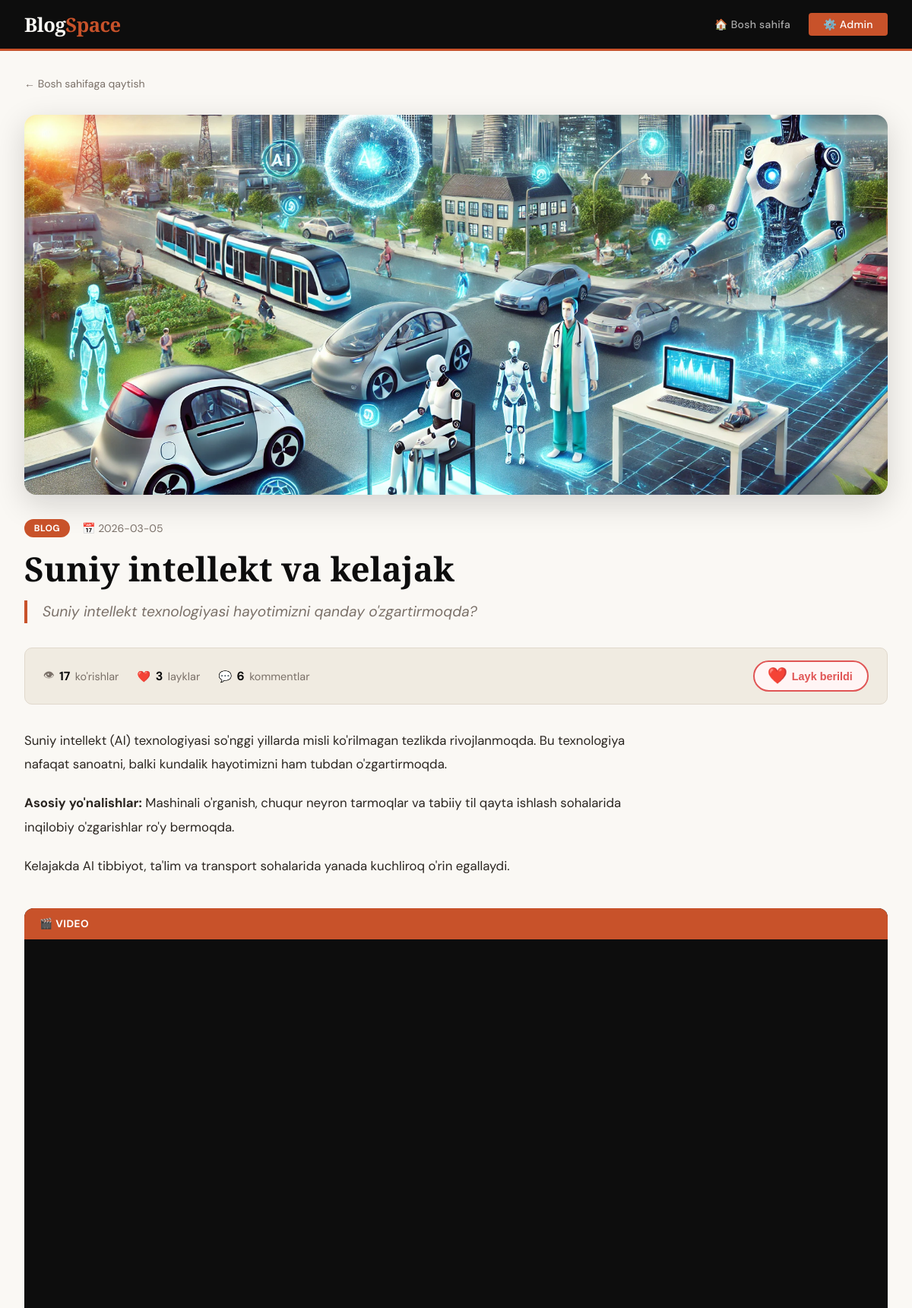
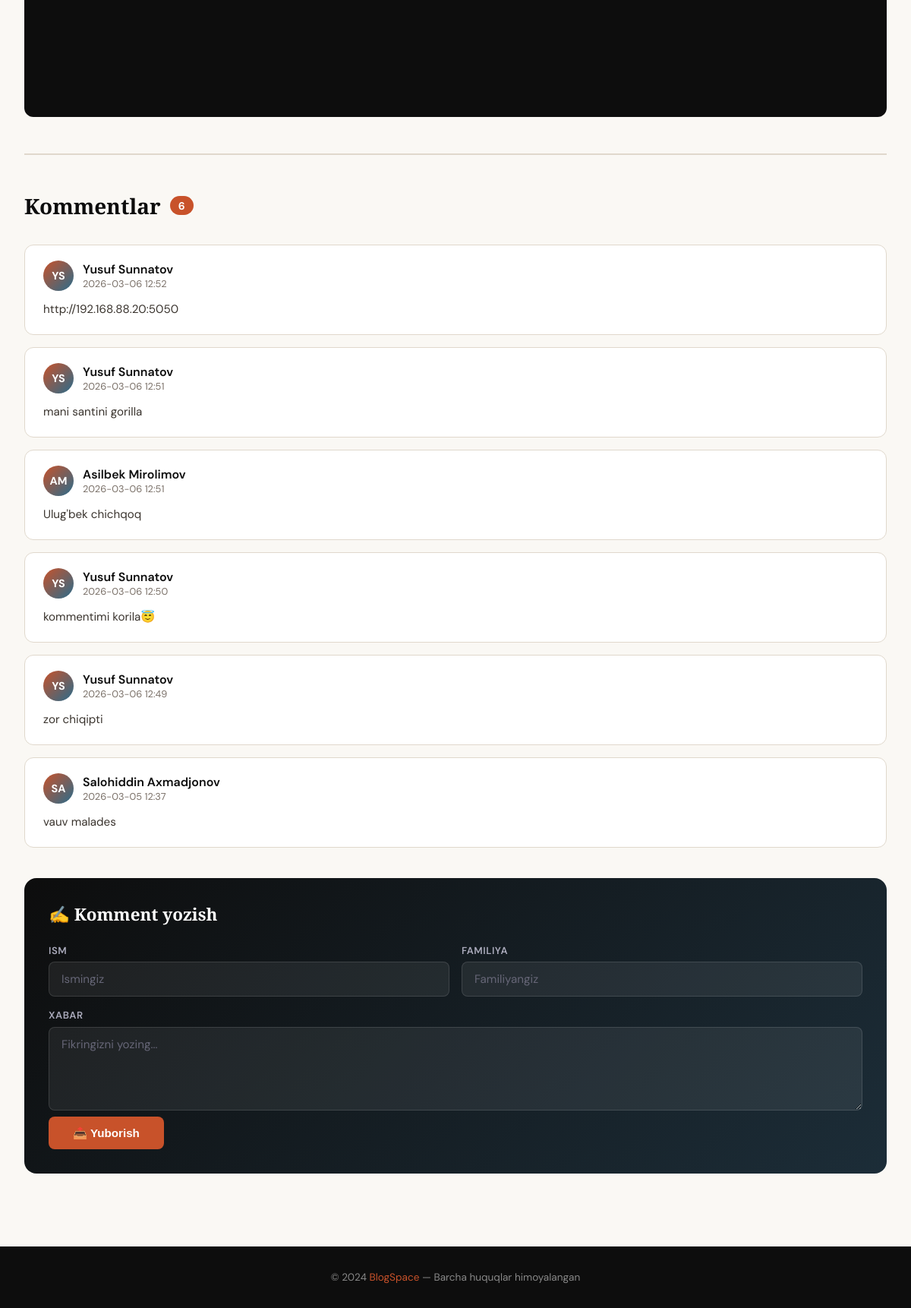
/post/1, run on the app's committed database (2 pictures, top to bottom).
### tables this page shows
CREATE TABLE posts (
            id INTEGER PRIMARY KEY AUTOINCREMENT,
            title TEXT NOT NULL,
            short_desc TEXT NOT NULL,
            description TEXT NOT NULL,
            image TEXT,
            video TEXT,
            views INTEGER DEFAULT 0,
            likes INTEGER DEFAULT 0,
            created_at TIMESTAMP DEFAULT CURRENT_TIMESTAMP
        );

CREATE TABLE comments (
            id INTEGER PRIMARY KEY AUTOINCREMENT,
            post_id INTEGER NOT NULL,
            first_name TEXT NOT NULL,
            last_name TEXT NOT NULL,
            message TEXT NOT NULL,
            created_at TIMESTAMP DEFAULT CURRENT_TIMESTAMP,
            FOREIGN KEY (post_id) REFERENCES posts(id)
        );

### app.py (the view)
@app.route("/post/<int:post_id>")
def post_detail(post_id):
    conn = get_db()
    conn.execute("UPDATE posts SET views = views + 1 WHERE id = ?", (post_id,))
    conn.commit()
    post = conn.execute("SELECT * FROM posts WHERE id = ?", (post_id,)).fetchone()
    comments = conn.execute(
        "SELECT * FROM comments WHERE post_id = ? ORDER BY created_at DESC", (post_id,)
    ).fetchall()
    conn.close()
    if not post:
        return redirect(url_for("index"))
    return render_template("post_detail.html", post=post, comments=comments)

### app.py (called while the page is built)
def get_db():
    conn = sqlite3.connect(DB_PATH)
    conn.row_factory = sqlite3.Row
    return conn

### templates/post_detail.html (shortened to what this page needs)
{% extends 'base.html' %}
{% block content %}
<a href="{{ url_for('index') }}" class="back-link">← Bosh sahifaga qaytish</a>
{% if post.image %}
<div class="post-hero">
    <img src="{{ url_for('static', filename='uploads/' + post.image) }}" alt="{{ post.title }}">
</div>
{% endif %}
<div class="post-header">
    <div class="post-meta">
        <span class="badge">Blog</span>
        <span class="date">📅 {{ post.created_at[:10] if post.created_at else '' }}</span>
    </div>
    <h1 class="post-title">{{ post.title }}</h1>
    <p class="post-short-desc">{{ post.short_desc }}</p>
</div>
<div class="post-stats-bar">
    <div class="stat-item">👁 <strong id="view-count">{{ post.views }}</strong> ko'rishlar</div>
    <div class="stat-item">❤️ <strong id="like-count">{{ post.likes }}</strong> layklar</div>
    <div class="stat-item">💬 <strong>{{ comments|length }}</strong> kommentlar</div>
    <button class="like-btn" id="like-btn" onclick="toggleLike({{ post.id }})">
        <span class="heart">❤️</span>
        <span id="like-text">Layk bosish</span>
    </button>
</div>
<div class="post-content">
    {{ post.description | safe }}
</div>
{% if post.video %}
<div class="video-section">
    <div class="video-label">🎬 Video</div>
    {% set yt_id = '' %}
    {% if 'youtube.com/watch?v=' in post.video %}
        {% set yt_id = post.video.split('v=')[1].split('&')[0] %}
    {% elif 'youtu.be/' in post.video %}
        {% set yt_id = post.video.split('youtu.be/')[1].split('?')[0] %}
    {% endif %}
    {% if yt_id %}
        <div class="video-wrapper">
            <iframe src="https://www.youtube.com/embed/{{ yt_id }}"
                    allowfullscreen title="Video"></iframe>
        </div>
    {% else %}
        <a href="{{ post.video }}" target="_blank" class="video-link">
            🔗 {{ post.video }}
        </a>
    {% endif %}
</div>
{% endif %}
<hr class="divider">
<div class="comments-section">
    <h2>Kommentlar <span class="count">{{ comments|length }}</span></h2>
    {% for comment in comments %}
    <div class="comment-card">
        <div class="comment-header">
            <div class="comment-avatar">
                {{ comment.first_name[0]|upper }}{{ comment.last_name[0]|upper }}
            </div>
            <div>
                <div class="comment-name">{{ comment.first_name }} {{ comment.last_name }}</div>
                <div class="comment-date">{{ comment.created_at[:16] if comment.created_at else '' }}</div>
            </div>
        </div>
        <div class="comment-text">{{ comment.message }}</div>
    </div>
    {% else %}
    <div style="text-align:center;padding:2rem;color:var(--muted);background:var(--cream);border-radius:10px;">
        😶 Hali kommentlar yo'q. Birinchi bo'ling!
    </div>
    {% endfor %}
    <div class="comment-form-card">
        <h3>✍️ Komment yozish</h3>
        <form method="POST" action="{{ url_for('add_comment', post_id=post.id) }}">
            <div class="form-row">
                <div class="form-group">
                    <label>Ism</label>
                    <input type="text" name="first_name" placeholder="Ismingiz" required>
                </div>
                <div class="form-group">
                    <label>Familiya</label>
                    <input type="text" name="last_name" placeholder="Familiyangiz" required>
                </div>
            </div>
            <div class="form-group">
                <label>Xabar</label>
                <textarea name="message" placeholder="Fikringizni yozing..." required></textarea>
            </div>
            <button type="submit" class="submit-btn">📤 Yuborish</button>
        </form>
    </div>
</div>
{% endblock %}

### templates/base.html (shortened to what this page needs)
<!DOCTYPE html>
<html lang="uz">
<head>
</head>
<body>
    <nav>
        <div class="nav-inner">
            <a href="{{ url_for('index') }}" class="nav-brand">Blog<span>Space</span></a>
            <div class="nav-links">
                <a href="{{ url_for('index') }}">🏠 Bosh sahifa</a>
                {% if session.get('admin_logged_in') %}
                    <a href="{{ url_for('admin_dashboard') }}">📊 Dashboard</a>
                    <a href="{{ url_for('admin_new_post') }}">✏️ Yangi post</a>
                    <a href="{{ url_for('admin_comments') }}">💬 Kommentlar</a>
                    <a href="{{ url_for('admin_logout') }}" class="admin-btn">Chiqish</a>
                {% else %}
                    <a href="{{ url_for('admin_login') }}" class="admin-btn">⚙️ Admin</a>
                {% endif %}
            </div>
        </div>
    </nav>
    <main>{% block content %}{% endblock %}</main>
    <footer>
        <p>© 2024 <span>BlogSpace</span> — Barcha huquqlar himoyalangan</p>
    </footer>
</body>
</html>

### templates/base.html (style rules this page uses)
:root { --ink: #0d0d0d; --paper: #faf8f4; --cream: #f0ebe1; --accent: #c8522a; --accent2: #2a6c8c; --muted: #7a7068; --border: #e0d8cc; --card-bg: #ffffff; --shadow: 0 4px 24px rgba(13,13,13,0.08); --shadow-hover: 0 12px 40px rgba(13,13,13,0.16); }
* { margin: 0; padding: 0; box-sizing: border-box; }
html { scroll-behavior: smooth; }
body { font-family: 'DM Sans', sans-serif; background: var(--paper); color: var(--ink); min-height: 100vh; }
nav { background: var(--ink); padding: 0 2rem; position: sticky; top: 0; z-index: 100; border-bottom: 3px solid var(--accent); }
.nav-inner { max-width: 1200px; margin: 0 auto; display: flex; align-items: center; justify-content: space-between; height: 64px; }
.nav-brand { font-family: 'Playfair Display', serif; font-size: 1.6rem; font-weight: 900; color: var(--paper); text-decoration: none; letter-spacing: -0.5px; }
.nav-brand span { color: var(--accent); }
.nav-links { display: flex; gap: 0.5rem; }
.nav-links a { color: #aaa; text-decoration: none; padding: 0.4rem 1rem; border-radius: 4px; font-size: 0.875rem; font-weight: 500; transition: all 0.2s; letter-spacing: 0.3px; }
.nav-links a.admin-btn { background: var(--accent); color: white; padding: 0.4rem 1.2rem; }
main { max-width: 1200px; margin: 0 auto; padding: 2rem; }
footer { background: var(--ink); color: #888; text-align: center; padding: 2rem; margin-top: 4rem; font-size: 0.85rem; }
footer span { color: var(--accent); }

### data on the page
posts: image (picture), created_at "2026-03-05", title "Suniy intellekt va kelajak", short_desc "Suniy intellekt texnologiyasi hayotimizni qanday o'zgartirmoqda?", views "17", likes "3", description "Suniy intellekt (AI) texnologiyasi so'nggi yillarda misli ko'rilmagan tezlikda rivojlanmoqda. Bu texnologiya nafaqat sanoatni, balki kundalik hayotimizni ham tubdan o'zgartirmoqda. Asosiy yo'nalishlar: Mashinali o'rganish, chuqur neyron tarmoqlar va tabiiy til qayta ishlash sohalarida inqilobiy o'zgarishlar ro'y bermoqda. Kelajakda AI tibbiyot, ta'lim va transport sohalarida yanada kuchliroq o'rin egallaydi."
comments: first_name "Y", last_name "S", first_name "Yusuf", last_name "Sunnatov", created_at "2026-03-06 12:52", message "http://192.168.88.20:5050"
comments: first_name "Y", last_name "S", first_name "Yusuf", last_name "Sunnatov", created_at "2026-03-06 12:51", message "mani santini gorilla"
comments: first_name "A", last_name "M", first_name "Asilbek", last_name "Mirolimov", created_at "2026-03-06 12:51", message "Ulug'bek chichqoq"
comments: first_name "Y", last_name "S", first_name "Yusuf", last_name "Sunnatov", created_at "2026-03-06 12:50", message "kommentimi korila😇"
comments: first_name "Y", last_name "S", first_name "Yusuf", last_name "Sunnatov", created_at "2026-03-06 12:49", message "zor chiqipti"
comments: first_name "S", last_name "A", first_name "Salohiddin", last_name "Axmadjonov", created_at "2026-03-05 12:37", message "vauv malades"

### other printed values
{{ comments|length }} "6"
